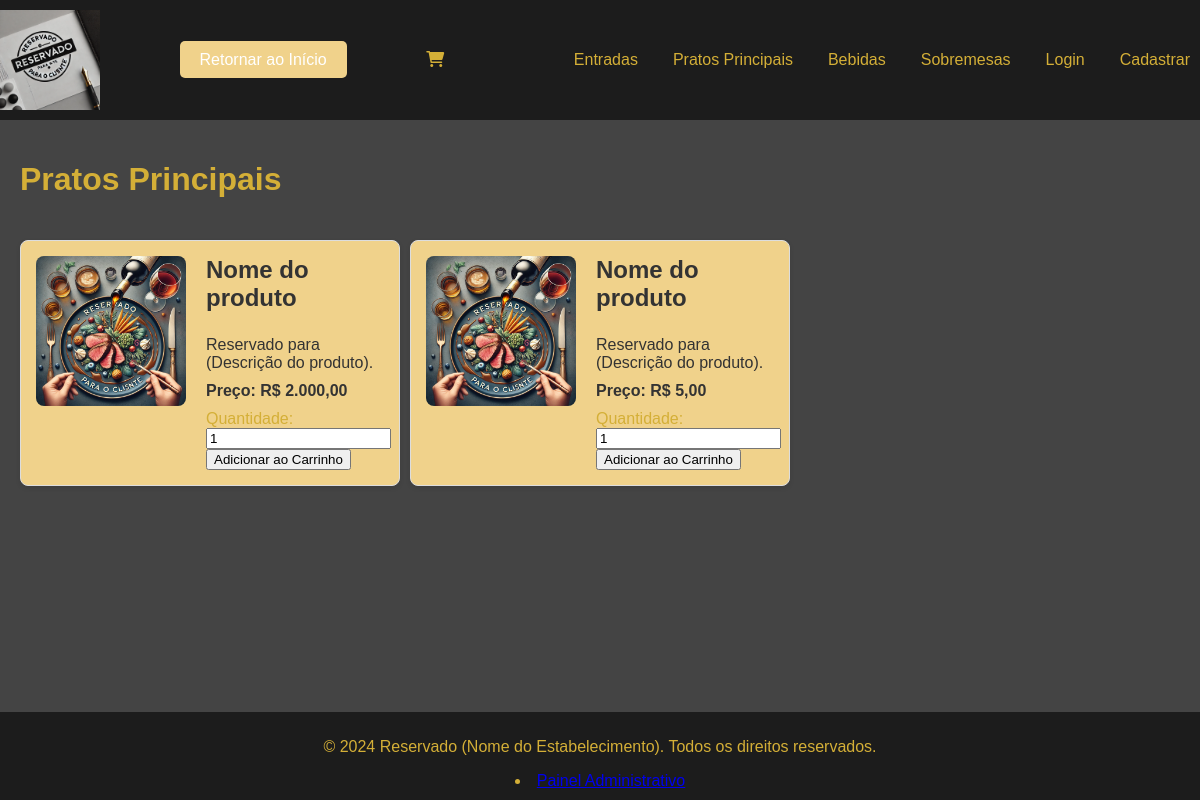
Page /sections/principais.php on the committed database.
### tables this page shows
CREATE TABLE `produtos` (
  `id` int NOT NULL AUTO_INCREMENT,
  `nome` varchar(255) NOT NULL,
  `descricao` text NOT NULL,
  `preco` decimal(10,2) NOT NULL,
  `categoria` enum('entradas','principais','bebidas','sobremesas') NOT NULL,
  `imagem` varchar(255) DEFAULT NULL,
  `data_criacao` timestamp NULL DEFAULT CURRENT_TIMESTAMP,
  PRIMARY KEY (`id`)
);

### sections/principais.php (the view, shortened to what this page needs)
<?php
$incluir_rodape = !isset($GLOBALS['incluir_rodape']) || $GLOBALS['incluir_rodape'];
if (basename($_SERVER['PHP_SELF']) == 'principais.php') {
    include $_SERVER['DOCUMENT_ROOT'] . '/cardapio-dinamico/header.php';
}
?>
<?php
require_once dirname(__DIR__) . '/db/conexao.php';
$base_url = '/cardapio-dinamico/admin/uploads/produtos/';
$stmt = $pdo->prepare("SELECT * FROM produtos WHERE categoria = 'principais' ORDER BY nome");
$stmt->execute();
$produtos = $stmt->fetchAll(PDO::FETCH_ASSOC);
?>
<!DOCTYPE html>
<html lang="pt-BR">
<head>
    <link rel="stylesheet" href="../assets/css/style.css">
</head>
<body>
    <h1>Pratos Principais</h1>
    <div class="produtos-container">
        <?php foreach ($produtos as $produto): ?>
        <div class="produto-item">
            <div class="produto-imagem">
                <?php if ($produto['imagem']): ?>
                    <img src="<?php echo $base_url . htmlspecialchars($produto['imagem']); ?>" alt="<?php echo htmlspecialchars($produto['nome']); ?>">
                <?php endif; ?>
            </div>
            <div class="produto-info">
                <h3><?php echo htmlspecialchars($produto['nome']); ?></h3>
                <p><?php echo htmlspecialchars($produto['descricao']); ?></p>
                <p class="preco">Preço: R$ <?php echo number_format($produto['preco'], 2, ',', '.'); ?></p>
                <form action="carrinho.php" method="POST">
                    <label for="quantidade_<?php echo $produto['id']; ?>">Quantidade:</label>
                    <input type="number" name="quantidade" id="quantidade_<?php echo $produto['id']; ?>" value="1" min="1" required>
                    <button type="submit">Adicionar ao Carrinho</button>
                </form>
            </div>
        </div>
        <?php endforeach; ?>
    </div>
    <?php if ($incluir_rodape): ?>
        <?php include $_SERVER['DOCUMENT_ROOT'] . '/cardapio-dinamico/footer.php'; ?>
    <?php endif; ?>
</body>
</html>

### assets/css/style.css (style rules this page uses)
html, body { height: 100%; margin: 0; }
body { display: flex; flex-direction: column; font-family: Arial, sans-serif; background-color: #444; color: #d4af37; margin: 0; padding: 0; }
.produtos-container { display: grid; grid-template-columns: repeat(3, 1fr); gap: 10px; padding: 20px 0; }
.produto-item { background-color: #f0d28b; border: 1px solid #ddd; border-radius: 8px; overflow: hidden; padding: 15px; box-shadow: 0 2px 5px rgba(0, 0, 0, 0.1); transition: transform 0.2s ease; display: flex; align-items: flex-start; }
.produto-imagem img { max-width: 150px; height: auto; margin-right: 20px; border-radius: 8px; display: block; }
.produto-info { flex-grow: 1; }
.produto-info h3 { margin-top: 0; font-size: 1.5em; color: #333; }
.produto-info p { margin: 10px 0; color: #333; }
.produto-info .preco { font-weight: bold; color: #333; }

### rows in the picture
produtos: imagem (picture), nome "Nome do produto", descricao "Reservado para (Descrição do produto).", preco "2.000,00"
produtos: imagem (picture), nome "Nome do produto", descricao "Reservado para (Descrição do produto).", preco "5,00"

### other values in the picture
$section['title'] "Entradas"
$section['title'] "Pratos Principais"
$section['title'] "Bebidas"
$section['title'] "Sobremesas"
$section['title'] "Login"
$section['title'] "Cadastrar"
$site_name "Reservado (Nome do Estabelecimento)"
